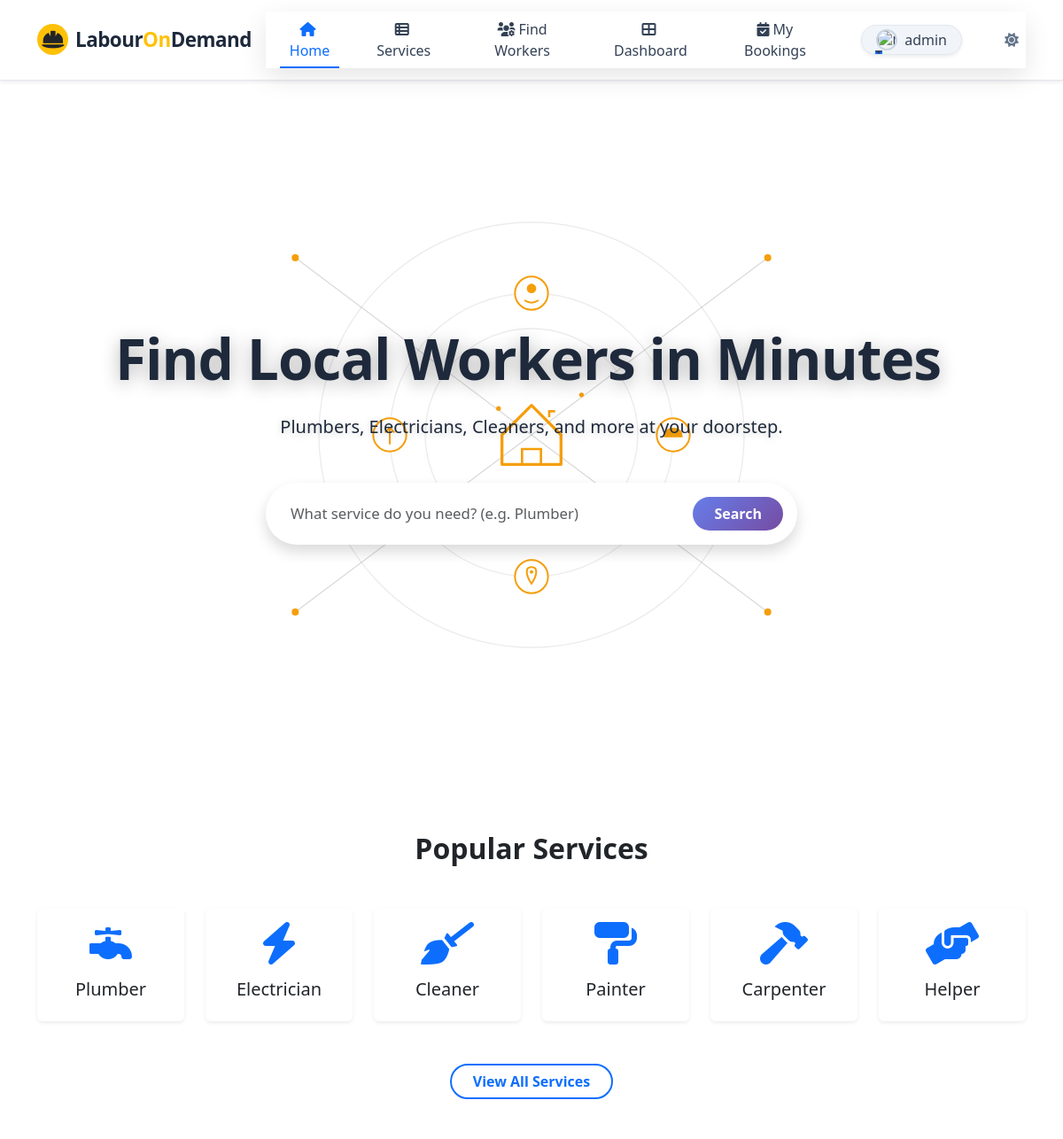
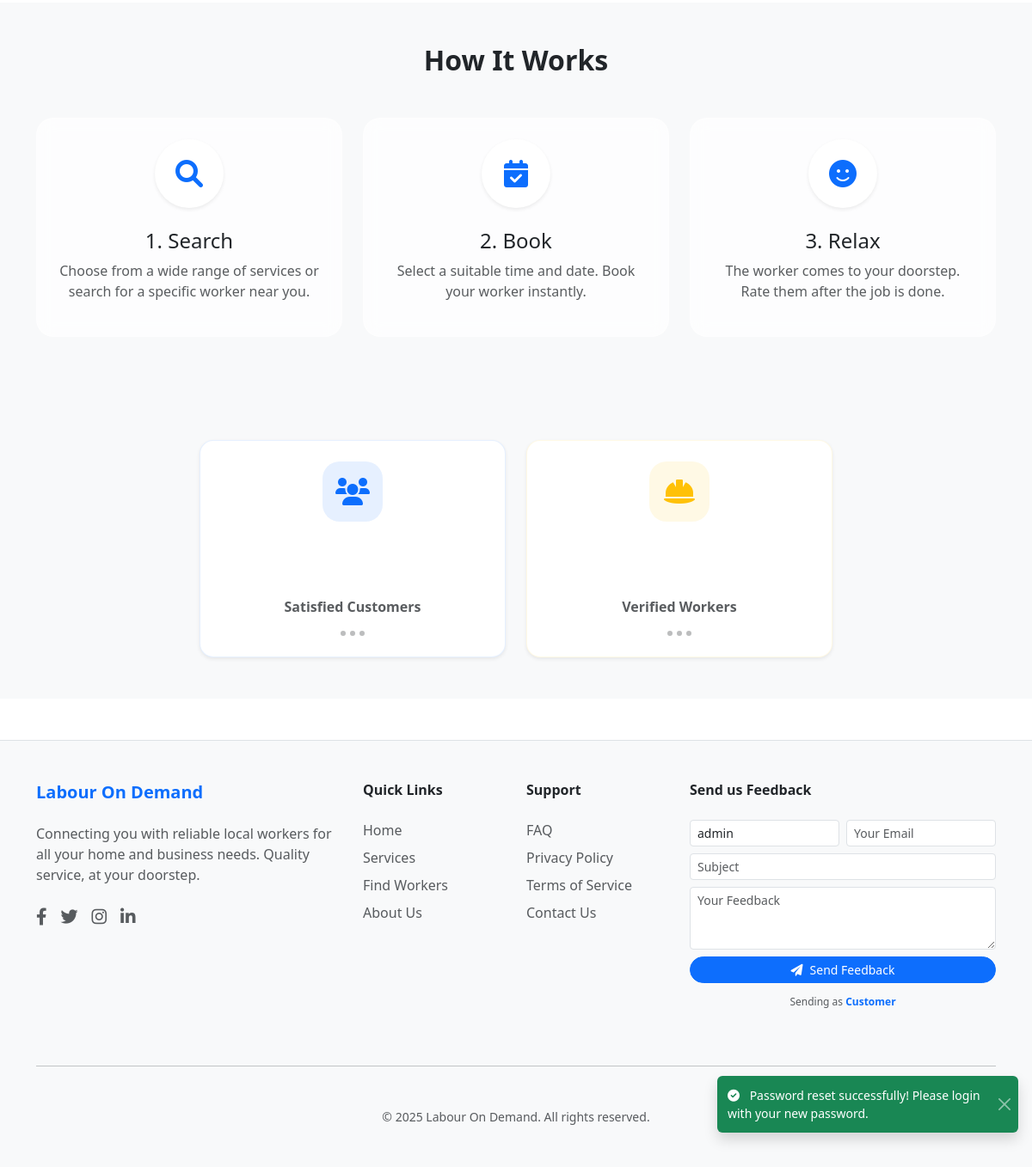
The page / (signed in) on the database its author committed (2 pictures, top to bottom).
### tables this page shows
CREATE TABLE IF NOT EXISTS `categories` (
    `id` INT AUTO_INCREMENT PRIMARY KEY,
    `name` VARCHAR(50) UNIQUE NOT NULL,
    `icon` VARCHAR(50) DEFAULT 'fa-tools'  
);

### index.php (the view, shortened to what this page needs)
<?php
require_once 'config/db.php';
?>
<!DOCTYPE html>
<html lang="en">
<head>
    <link href="https://cdn.jsdelivr.net/npm/bootstrap@5.3.0/dist/css/bootstrap.min.css" rel="stylesheet">
    <link href="https://cdnjs.cloudflare.com/ajax/libs/font-awesome/6.0.0/css/all.min.css" rel="stylesheet">
    <link rel="stylesheet" href="assets/css/index.css">
<body>
    <?php
    include 'includes/navbar.php';
    ?>
    <header class="hero-section text-center d-flex align-items-center justify-content-center">
        <div class="container parallax-layer">
            <h1 class="display-3 fw-bold mb-4">
                <span id="typingText" class="typing-text"></span>
            </h1>
            <p class="lead mb-5">Plumbers, Electricians, Cleaners, and more at your doorstep.</p>
            <div class="search-box bg-body-tertiary p-3 rounded-pill shadow mx-auto" style="border: none;">
                <form action="customer/workers.php" method="GET" class="d-flex">
                    <input type="text" name="search" class="form-control bg-transparent border-0 me-2" placeholder="What service do you need? (e.g. Plumber)">
                    <button type="submit" class="btn btn-primary rounded-pill px-4">Search</button>
                </form>
            </div>
        </div>
    </header>
    <section class="py-5">
        <div class="container">
            <h2 class="text-center mb-5 fw-bold">Popular Services</h2>
            <div class="row g-4">
                <?php
                $stm = $pdo->query("SELECT * FROM categories LIMIT 6");
                while($cat = $stm->fetch()):
                ?>
                <div class="col-6 col-md-4 col-lg-2">
                    <a href="customer/workers.php?category=<?php echo $cat['id']; ?>" class="text-decoration-none">
                        <div class="card category-card text-center h-100 border-0 shadow-sm">
                            <div class="card-body">
                                <i class="fas <?php echo $cat['icon']; ?> fa-3x mb-3 text-primary"></i>
                                <h5 class="card-title text-body"><?php echo htmlspecialchars($cat['name']); ?></h5>
                            </div>
                        </div>
                    </a>
                </div>
                <?php endwhile; ?>
            </div>
            <div class="text-center mt-5">
                <a href="customer/services.php" class="btn btn-outline-primary rounded-pill px-4">View All Services</a>
            </div>
        </div>
    </section>
    <section class="py-5 bg-body-tertiary">
        <div class="container">
            <h2 class="text-center mb-5 fw-bold">How It Works</h2>
            <div class="row text-center">
                <div class="col-md-4 mb-4">
                    <div class="step-card p-4">
                        <div class="step-icon bg-body shadow-sm rounded-circle d-inline-flex align-items-center justify-content-center mb-4" style="width: 80px; height: 80px;">
                            <i class="fas fa-search fa-2x text-primary"></i>
                        </div>
                        <h4>1. Search</h4>
                        <p class="text-muted">Choose from a wide range of services or search for a specific worker near you.</p>
                    </div>
                </div>
                <div class="col-md-4 mb-4">
                    <div class="step-card p-4">
                        <div class="step-icon bg-body shadow-sm rounded-circle d-inline-flex align-items-center justify-content-center mb-4" style="width: 80px; height: 80px;">
                            <i class="fas fa-calendar-check fa-2x text-primary"></i>
                        </div>
                        <h4>2. Book</h4>
                        <p class="text-muted">Select a suitable time and date. Book your worker instantly.</p>
                    </div>
                </div>
                <div class="col-md-4 mb-4">
                    <div class="step-card p-4">
                        <div class="step-icon bg-body shadow-sm rounded-circle d-inline-flex align-items-center justify-content-center mb-4" style="width: 80px; height: 80px;">
                            <i class="fas fa-smile fa-2x text-primary"></i>
                        </div>
                        <h4>3. Relax</h4>
                        <p class="text-muted">The worker comes to your doorstep. Rate them after the job is done.</p>
                    </div>
                </div>
            </div>
        </div>
    </section>
    <?php include 'includes/stats_animation.php'; ?>
    <?php include 'includes/footer.php'; ?>
</body>
</html>

### rows shown on the page
categories: name "Plumber"
categories: name "Electrician"
categories: name "Cleaner"
categories: name "Painter"
categories: name "Carpenter"
categories: name "Helper"

### other values the page prints
$_SESSION['user_name'] "admin"
$user_type "Customer"
$toast_success "Password reset successfully! Please login with your new password."
